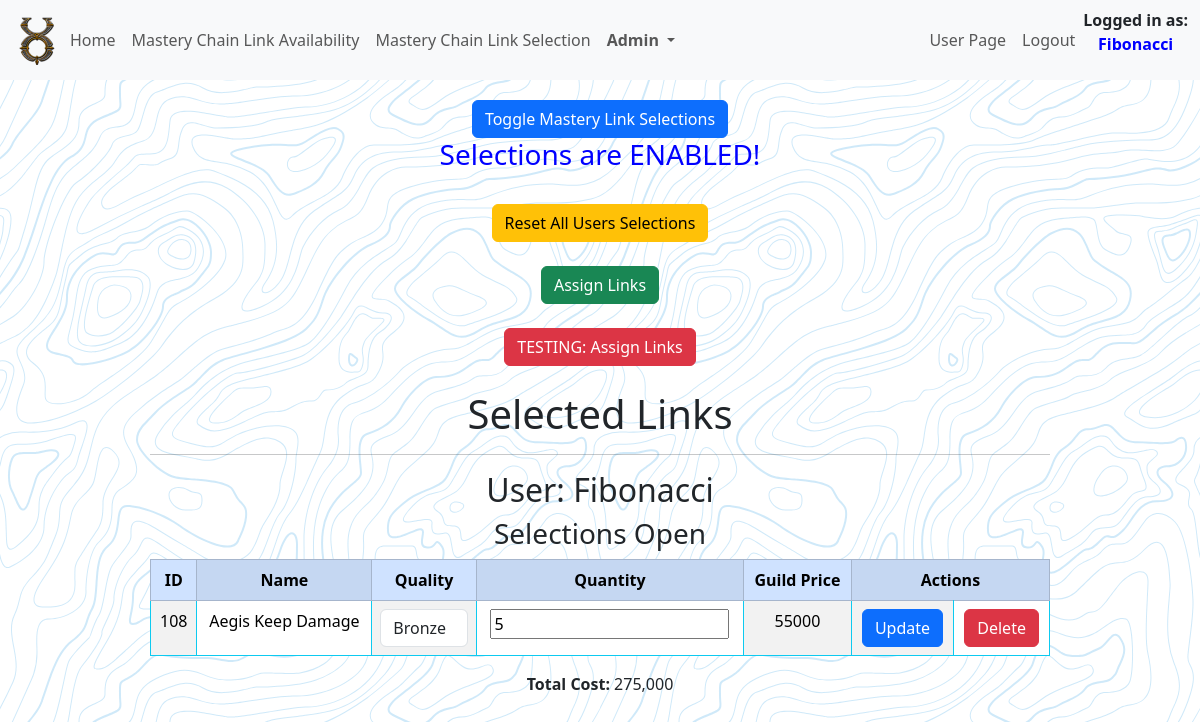
Screenshot of /a_selections (signed in) with the database file from the repository.
### tables this page shows
CREATE TABLE users (
    id INTEGER PRIMARY KEY AUTOINCREMENT,
    username TEXT NOT NULL,
    password TEXT NOT NULL,
    is_admin INTEGER NOT NULL DEFAULT 0
, sel_lock BOOLEAN DEFAULT (0) NOT NULL, display_name TEXT);

CREATE TABLE selections (
	id INTEGER NOT NULL PRIMARY KEY AUTOINCREMENT,
	mclink_id INTEGER NOT NULL,
	s_quantity INTEGER NOT NULL
, user_id INTEGER NOT NULL, links_total INTEGER NOT NULL);

CREATE TABLE "mclinks" (
    id INTEGER PRIMARY KEY AUTOINCREMENT NOT NULL,
    name TEXT NOT NULL,
    quality TEXT NOT NULL,
    quantity INTEGER NOT NULL,
    market_price INTEGER NOT NULL,
    guild_price INTEGER NOT NULL
);

### app.py (the view)
@app.route('/a_selections', methods=['POST', 'GET'])
def a_selections():
    if g.selection_toggle == 1:
        s_toggle = 'Selections are ENABLED!'
    else:
        s_toggle = 'Selections are DISABLED!'
    selection_data = select_selections()
    conn, cursor = connect_to_database('uonew.db')
    cursor.execute(
        "SELECT DISTINCT selections.user_id, users.id, users.display_name, users.sel_lock FROM selections INNER JOIN users ON selections.user_id = users.id;")
    unique_names = cursor.fetchall()
    totals = {}
    for names in unique_names:
        user_id = names['id']
        cursor.execute("SELECT SUM(links_total) FROM selections WHERE user_id=?", (user_id,))
        total_price = cursor.fetchone()[0]
        totals[user_id] = "{:,}".format(total_price)
    cursor.execute("SELECT DISTINCT name FROM mclinks;")
    unique_links = cursor.fetchall()
    conn.commit()
    conn.close()
    return render_template('a_selections.html', s_toggle=s_toggle, selection_data=selection_data,
                           unique_names=unique_names, totals=totals, unique_links=unique_links)

### app.py (called while the page is built)
@app.before_request
def authentication():
    if 'id' in session:
        user_data = get_user_data()
        selection_toggle = check_selection_toggle()
        g.is_admin = user_data['is_admin']
        g.sel_lock = user_data['sel_lock']
        g.display_name = user_data['display_name']
        g.selection_toggle = selection_toggle['selections_toggle']

### helpers.py (called while the page is built)
def connect_to_database(database_name):
    conn = sqlite3.connect(database_name)
    conn.row_factory = sqlite3.Row
    cursor = conn.cursor()
    return conn, cursor

### selections.py (called while the page is built)
def select_selections(user_id=None):
    conn, cursor = connect_to_database('uonew.db')
    if user_id:
        cursor.execute("SELECT * FROM selections INNER JOIN mclinks ON selections.mclink_id = mclinks.id WHERE selections.user_id = ?", (user_id,))
    else:
        cursor.execute("SELECT * FROM selections INNER JOIN mclinks ON selections.mclink_id = mclinks.id")
    selections_data = cursor.fetchall()
    conn.close()
    return selections_data

def check_selection_toggle():
    conn, cursor = connect_to_database('uonew.db')
    cursor.execute("SELECT selections_toggle FROM global")
    selection_toggle = cursor.fetchone()
    conn.close()
    return selection_toggle

### users.py (called while the page is built)
def get_user_data():
    conn, cursor = connect_to_database('uonew.db')
    user_id = session.get('id')
    cursor.execute("SELECT * FROM users WHERE id = ?", (user_id,))
    user_data = cursor.fetchone()
    conn.close()
    return user_data

### templates/a_selections.html (shortened to what this page needs)
{% extends "index.html" %}
{% block nav %}
    <nav class="navbar navbar-expand-lg bg-body-tertiary fixed-top">
        <div class="container-fluid">
            <img src="{{ url_for('static', filename='images/uo.png') }}" alt="UO Icon" class="small-image">
            <div class="collapse navbar-collapse" id="navbarSupportedContent">
                <ul class="navbar-nav me-auto mb-2 mb-lg-0">
                    {% if 'id' in session %}
                        <li class="nav-item">
                            <a class="nav-link" href="ma">Home</a>
                        </li>
                        <li class="nav-item">
                            <a class="nav-link" href="mclinks">Mastery Chain Link Availability</a>
                        </li>
                        <li class="nav-item">
                            <a class="nav-link" href="selections">Mastery Chain Link Selection</a>
                        </li>
                    {% endif %}
                    {% if 'id' in session and g.is_admin in [1, 2, 3] %}
                        <li class="nav-item dropdown">
                            <a class="nav-link dropdown-toggle" href="#" role="button" data-bs-toggle="dropdown" aria-expanded="false">
                                <b>Admin</b>
                            </a>
                            </li>
                    {% endif %}
                </ul>
                <ul class="navbar-nav mb-2 mb-lg-0 right-align">
                    {% if 'id' in session %}
                        <li class="nav-item">
                            <a class="nav-link" href="user">User Page</a>
                        </li>
                        <li class="nav-item">
                            <a class="nav-link" onclick="return confirm('Are you sure?')" href="{{ url_for('logout') }}">Logout</a>
                        </li>
                    {% endif %}
                </ul>
            </div>
            {% if 'id' in session %}
            <b class="nav-item">Logged in as: <p style="color:blue; text-align:center;">{{ g.display_name }}</p></b>
            {% endif %}
        </div>
    </nav>
{% endblock %}
{% block content %}
    <div class="spacer"></div>
{% if 'id' in session and g.is_admin in [2, 3] %}
    <div class="a_buttons">
        <form action="/global_selection_toggle" method="post">
            <button type="submit" class="btn btn-primary" onclick="return confirm('Are you sure? This turns Selection on/off for everyone!')">Toggle Mastery Link Selections</button>
            <h3 style="color:blue; text-align:center;">{{ s_toggle }}</h3>
        </form>
    </div>
    <br>
    <div class="a_buttons">
        <form action="/reset_all_selections" method="post">
            <button type="submit" class="btn btn-warning" onclick="return confirm('Are you sure? This resets ALL users selections!')">Reset All Users Selections</button>
        </form>
    </div>
    <br>
    <div class="a_buttons">
        <form action="/assign_links" method="get">
            <button type="submit" class="btn btn-success" onclick="return confirm('Are you sure? THIS WILL DELETE ALL USERS SELECTIONS AND ASSIGN LINKS IN DELIVERY!')">Assign Links</button>
        </form>
    </div>
    <br>
{% endif %}
{% if 'id' in session and g.is_admin in [3] %}
    <div class="a_buttons">
        <form action="/test_assign_links" method="get">
            <button type="submit" class="btn btn-danger" onclick="return confirm('Does not delete user selection. USE FOR TESTING')">TESTING: Assign Links</button>
        </form>
    </div>
    <br>
{% endif %}
    <div class="a_mclinks_table">
        <h1>Selected Links</h1>
        <hr>
        {% for user_info in unique_names %}
            <h2>User: {{ user_info['display_name'] }}</h2>
            <h3>
                {% if user_info['sel_lock'] == 1 %}
                    Selections Locked
                {% else %}
                    Selections Open
                {% endif %}
            </h3>
            <table class="table table-striped-columns table-hover table-bordered border-info">
                <thead class="table-primary">
                    <tr>
                        <th>ID</th>
                        <th>Name</th>
                        <th>Quality</th>
                        <th>Quantity</th>
                        <th>Guild Price</th>
                        <th colspan="2">Actions</th>
                    </tr>
                </thead>
                <tbody>
                    {% set total_cost = totals[user_info['id']] %}
                    {% for selection in selection_data %}
                        {% if selection['user_id'] == user_info['id'] %}
                            <tr>
                                <form action="/admin_update_user_selection" method="post" style="display:inline;">
                                    <td><input type="hidden" name="selection_id" value="{{ selection['id'] }}">{{ selection['id'] }}</td>
                                    <td><input type="hidden" name="link_name" value="{{ selection['name'] }}">{{ selection['name'] }}</td>
                                    <td class="quality">
                                        <select class="form-control" name="quality" id="quality">
                                            <option {% if selection['quality'] == 'Bronze' %} selected {% endif %}>Bronze</option>
                                        </select>
                                    </td>
                                    <td><input type="number" name="quantity" value="{{ selection['s_quantity'] }}"></td>
                                    <td>{{ selection['guild_price'] }}</td>
                                    <td>
                                        <button type="submit" class="btn btn-primary">Update</button>
                                    </td>
                                </form>
                                <form action="/admin_delete_user_selection" method="post" style="display:inline;">
                                    <td>
                                        <button type="submit" class="btn btn-danger" onclick="return confirm('Are you sure?')">Delete</button>
                                    </td>
                                </form>
                            </tr>
                        {% endif %}
                    {% endfor %}
                </tbody>
            </table>
            <p><input type="hidden" name="total"><b>Total Cost:</b> {{ total_cost }}</p>
        {% endfor %}
    </div>
{% endblock %}

### rows the page displays
users: display_name "Fibonacci", sel_lock "Selections Open", total_cost "275,000"
selections: id "108", name "Aegis Keep Damage", quantity "5", guild_price "55000"

### other values shown
{{ s_toggle }} "Selections are ENABLED!"
